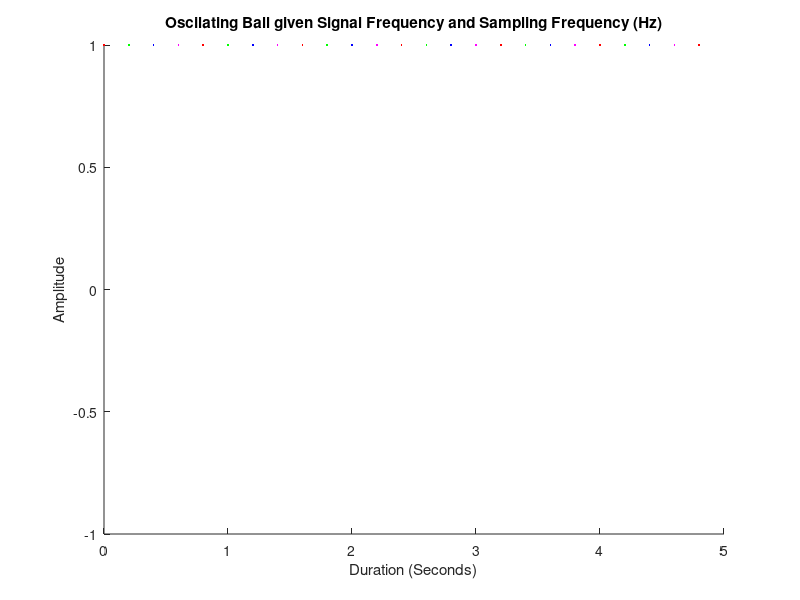

This chart was generated by the following MATLAB code:
%Jibin Mathews
%10/12/2019
% Code involves user input and plots a Sinusoidal function

clear all;

%Duration
D_1= input (' Set a duration for the Signal-->');

% Signal Frequency
SignalFreq= input (' Set a Signal Frequency-->');

% Sample Frequency 
SampleFreq= input (' Set a Sample Frequency-->');
if SampleFreq < 2 
    disp([ ' Sample Frequency of 2 or more increases accuracy'])
    SampleFreq= input (' Set a Sample Frequency-->');
end

%Ball Size
Ballsize= input(' Set a Ball size-->');

%Assigning Colors for each peak
c = 1;
Colorpalette = ['r','g','b','m'];

% Amplitude
Ampl = 1;

SampPeriod = 1 / SampleFreq;



for t=(0:SampPeriod:D_1 - SampPeriod)
 
    if t >= Ampl/SignalFreq
        c = c+1;
        Ampl = Ampl+1;
    end
   
    %Only 4 colors are used so after the last color c must start at the
    %first color 
    if c > 4
        c = 1;
    end
   
   
    %f'(x)
    d = -2.*pi.*SignalFreq.*sin(2.*pi.*SignalFreq.*t);
    
    %f(x)
    f = cos(2*pi*SignalFreq*t);
   
    %The following if statements causes the "ball" to move faster when the
    %slope is downward, and faster when moving upward.
    if d < 1
        pause(0.1)
    else
        pause(0.25)
    end
   
    hold on
   
    %Titles for the graph:
    xlabel('Duration (Seconds)');
    ylabel('Amplitude');
    title(['Oscilating Ball given Signal Frequency and Sampling Frequency (Hz)'])
   
   
    %The followings sets the graph's boundaries.
    xlim ([0 D_1])
    ylim ([-1 1])
   
   
    %Finally, the following will graph our function.
    plot(t,f,'.', 'MarkerSize', Ballsize, 'color', Colorpalette(c))
end

